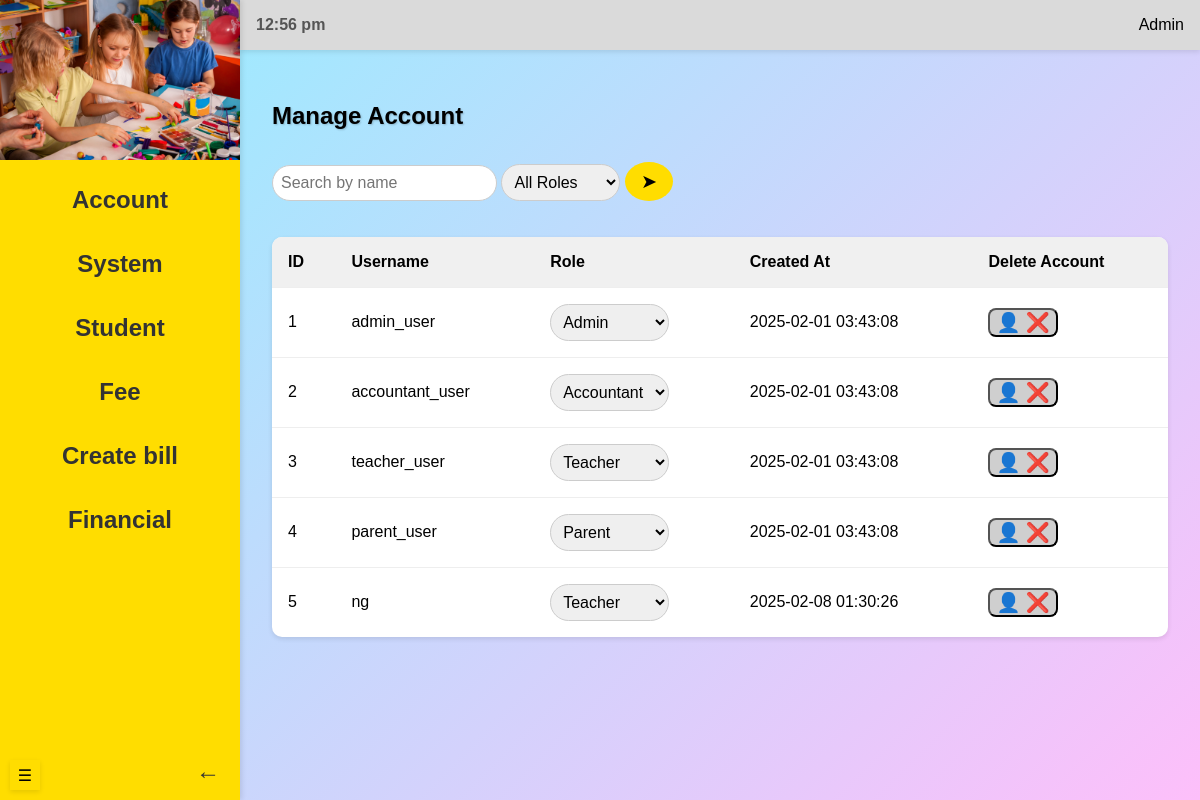
Page /admin/manageAccount (signed in) on the earlier database version.
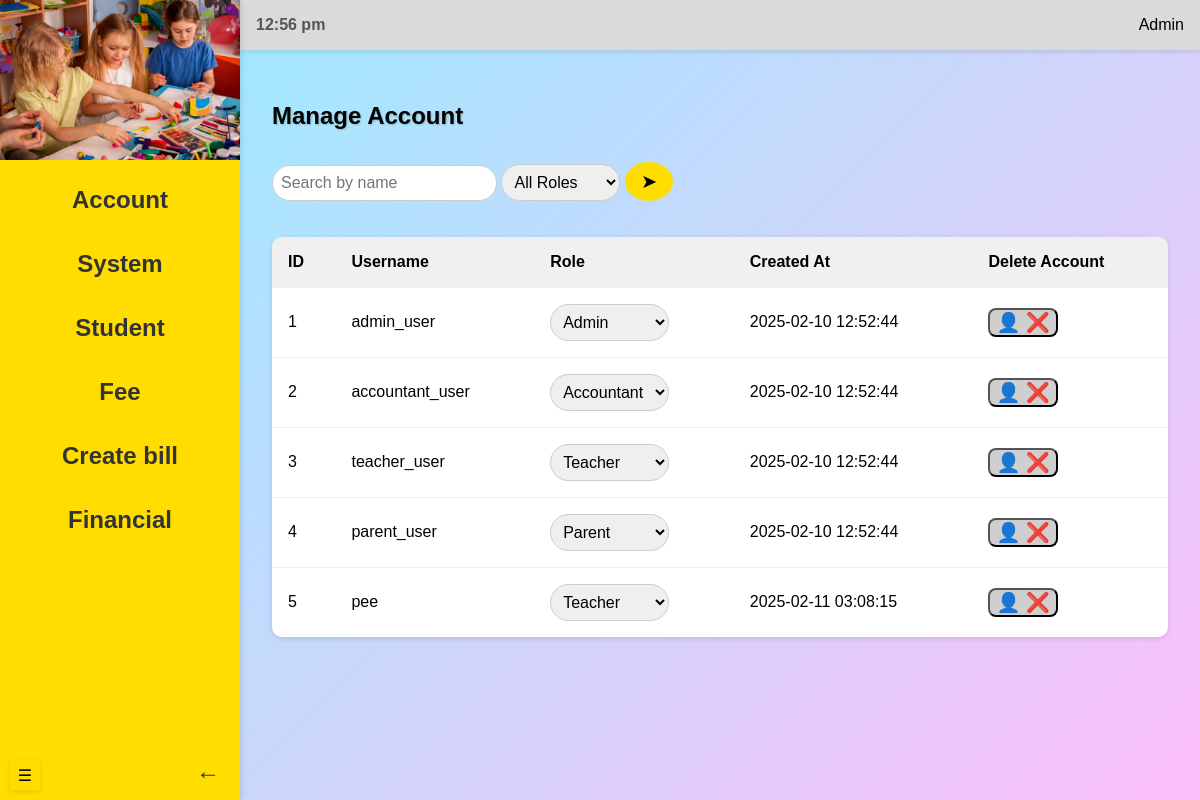
Same page on the later database version.
### models.py (models this page shows)
class User(db.Model, UserMixin):
    __tablename__ = 'users'
    id = db.Column(db.Integer, primary_key=True, autoincrement=True)
    username = db.Column(db.String(255), unique=True, nullable=False)
    email = db.Column(db.String(255), unique=True, nullable=False)
    password = db.Column(db.String(255), nullable=False)
    role = db.Column(
        db.Enum('admin', 'accountant', 'teacher', 'parent', name='user_roles'),
        nullable=False
    )
    created_at = db.Column(db.DateTime, default=func.current_timestamp())
    flag = db.Column(db.Boolean, default=True)
    students = db.relationship('Student', backref='guardian', cascade='all, delete-orphan')
    payments = db.relationship('Payment', backref='user', cascade='all, delete-orphan')
    notifications = db.relationship('Notification', backref='user', cascade='all, delete-orphan')

### routes/admin_routes.py (the view)
@admin_blueprint.route("/manageAccount", methods=["GET", "POST"])
@login_required
def manageAccount():
    from datetime import datetime
    users = User.query.all()
    now = datetime.now()
    search = request.args.get('search', '')
    role = request.args.get('role', '')
    return render_template("manageAccount.html", users=users, now=now, search=search, role=role)

### app.py (called while the page is built)
@login_manager.user_loader
def load_user(user_id):
    return User.query.get(int(user_id))

### templates/manageAccount.html (shortened to what this page needs)
{% extends "adminBase.html" %}
{% block header %}
    <link rel="stylesheet" href="{{ url_for('static', filename='manageAccount.css') }}">
{% endblock %}
{% block content %}
        <section class="content">
            <div class="header-container">
                <h1>Manage Account</h1>
            </div>
            <div class="search-bar">
                <form method="GET" action="{{ url_for('admin.manageAccount') }}">
                    <input type="text" name="search" placeholder="Search by name" value="{{ request.args.get('search', '') }}">
                    <select name="role">
                        <option value="">All Roles</option>
                    </select>
                    <button type="submit">&#x27A4;</button>
                </form>
            </div>
            <br><br>
            <div class="table-container">
                <table id="myTable2">
                    <thead>
                        <tr>
                            <th>ID</th>
                            <th>Username</th>
                            <th>Role</th>
                            <th>Created At</th>
                            <th>Delete Account</th>
                        </tr>
                    </thead>
                    <tbody>
                        {% for user in users %}
                            {% if (not search or search.lower() in user.username.lower())
                            and (not role or role == user.role) %}
                                <tr>
                                    <td>{{ user.id }}</td>
                                    <td>{{ user.username }}</td>
                                    <td>
                                        <select class="role-select" data-user-id="{{ user.id }}">
                                            <option value="admin" {% if user.role == 'admin' %}selected{% endif %}>Admin</option>
                                            <option value="teacher" {% if user.role == 'teacher' %}selected{% endif %}>Teacher</option>
                                            <option value="accountant" {% if user.role == 'accountant' %}selected{% endif %}>Accountant</option>
                                            <option value="parent" {% if user.role == 'parent' %}selected{% endif %}>Parent</option>
                                        </select>
                                    </td>
                                    <td>{{ user.created_at }}</td>
                                    <td>
                                        <button class="delete-icon" data-user-id="{{ user.id }}">&#128100; &#10060;</button>
                                    </td>
                                </tr>
                            {% endif %}
                        {% endfor %}
                    </tbody>
                </table>
            </div>
        </section>
    </div>
{%endblock%}

Differences in the rows shown:
changed User "admin_user": created_at "2025-02-01 03:43:08" → "2025-02-10 12:52:44"
changed User "accountant_user": created_at "2025-02-01 03:43:08" → "2025-02-10 12:52:44"
changed User "teacher_user": created_at "2025-02-01 03:43:08" → "2025-02-10 12:52:44"
changed User "parent_user": created_at "2025-02-01 03:43:08" → "2025-02-10 12:52:44"
changed User id 5: username "ng" → "pee"; created_at "2025-02-08 01:30:26" → "2025-02-11 03:08:15"
